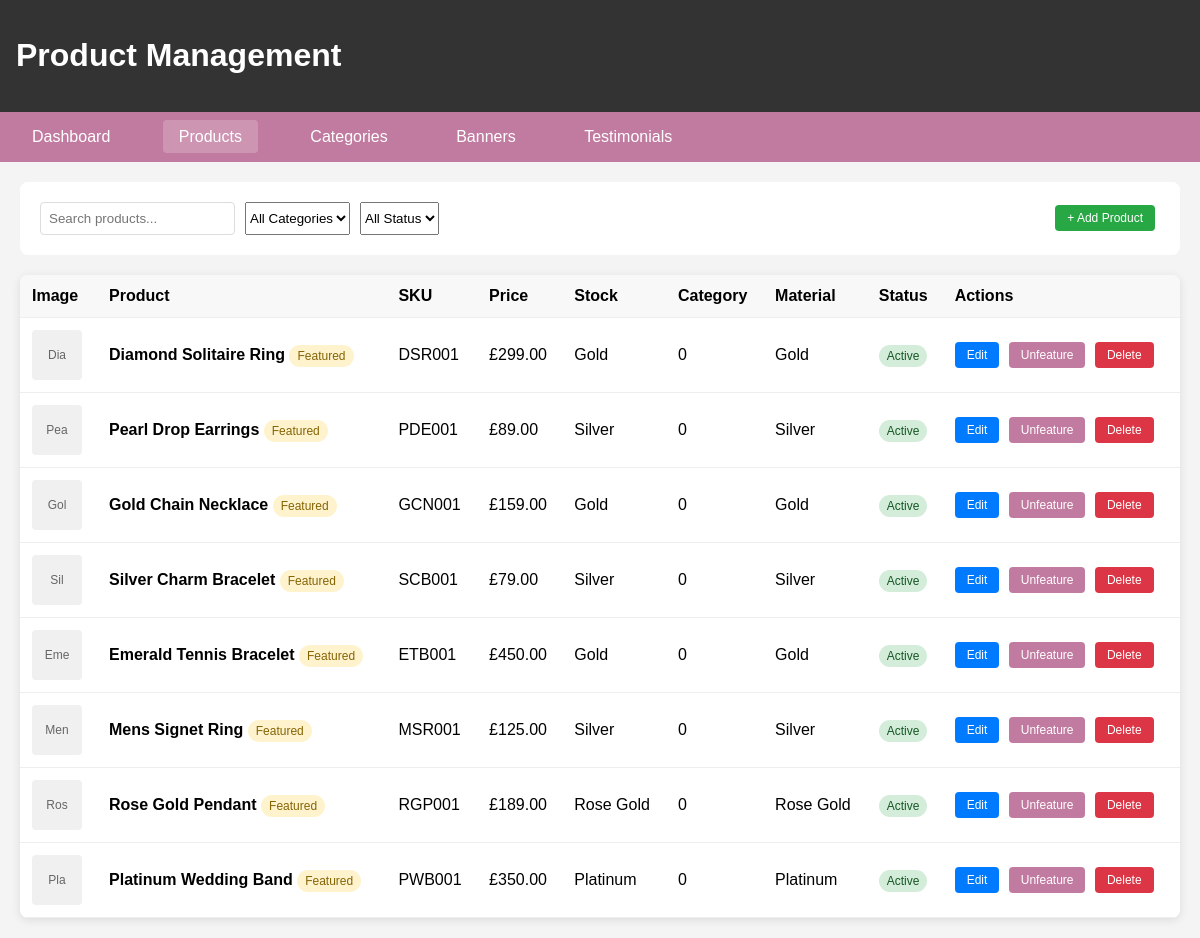
Page /admin/products.php (signed in) on the committed database.
### tables this page shows
CREATE TABLE IF NOT EXISTS products (
    id INT PRIMARY KEY AUTO_INCREMENT,
    name VARCHAR(255) NOT NULL,
    slug VARCHAR(255) UNIQUE NOT NULL,
    description TEXT,
    short_description VARCHAR(500),
    sku VARCHAR(100) UNIQUE NOT NULL,
    price DECIMAL(10,2) NOT NULL,
    sale_price DECIMAL(10,2) NULL,
    stock_quantity INT DEFAULT 0,
    weight DECIMAL(8,2),
    dimensions VARCHAR(100),
    material VARCHAR(100),
    stone_type VARCHAR(100),
    category VARCHAR(100),
    gender ENUM('men', 'women', 'unisex') DEFAULT 'unisex',
    is_featured BOOLEAN DEFAULT FALSE,
    is_active BOOLEAN DEFAULT TRUE,
    meta_title VARCHAR(255),
    meta_description VARCHAR(500),
    created_at TIMESTAMP DEFAULT CURRENT_TIMESTAMP,
    updated_at TIMESTAMP DEFAULT CURRENT_TIMESTAMP ON UPDATE CURRENT_TIMESTAMP
);

### admin/products.php (the view, shortened to what this page needs)
<?php
require_once '../config/database.php';
$stmt = $pdo->query("SELECT * FROM products ORDER BY created_at DESC");
$products = $stmt->fetchAll();
?>
<!DOCTYPE html>
<html lang="en">
<head>
</head>
<body>
    <header class="admin-header">
        <h1>Product Management</h1>
    </header>
    <nav class="admin-nav">
        <a href="index.php">Dashboard</a>
        <a href="products.php" class="active">Products</a>
        <a href="categories.php">Categories</a>
        <a href="banners.php">Banners</a>
        <a href="testimonials.php">Testimonials</a>
    </nav>
    <div class="controls">
        <div class="search-box">
            <input type="text" placeholder="Search products..." id="search-input">
            <select id="category-filter">
                <option value="">All Categories</option>
            </select>
            <select id="status-filter">
                <option value="">All Status</option>
            </select>
        </div>
        <button class="btn btn-success" onclick="openAddModal()">+ Add Product</button>
    </div>
    <div class="products-table">
        <table>
            <thead>
                <tr>
                    <th>Image</th>
                    <th>Product</th>
                    <th>SKU</th>
                    <th>Price</th>
                    <th>Stock</th>
                    <th>Category</th>
                    <th>Material</th>
                    <th>Status</th>
                    <th>Actions</th>
                </tr>
            </thead>
            <tbody>
                <?php foreach ($products as $product): ?>
                <tr>
                    <td>
                        <div class="product-image"><?php echo substr($product['name'], 0, 3); ?></div>
                    </td>
                    <td>
                        <strong><?php echo htmlspecialchars($product['name']); ?></strong>
                        <?php if ($product['is_featured']): ?>
                            <span class="status-badge featured-badge">Featured</span>
                        <?php endif; ?>
                    </td>
                    <td><?php echo htmlspecialchars($product['sku']); ?></td>
                    <td>£<?php echo number_format($product['price'], 2); ?></td>
                    <td><?php echo htmlspecialchars($product['material'] ?? 'N/A'); ?></td>
                    <td><?php echo $product['stock_quantity']; ?></td>
                    <td><?php echo htmlspecialchars($product['material']); ?></td>
                    <td>
                        <span class="status-badge <?php echo $product['is_active'] ? 'status-active' : 'status-inactive'; ?>">
                            <?php echo $product['is_active'] ? 'Active' : 'Inactive'; ?>
                        </span>
                    </td>
                    <td>
                        <button class="btn btn-primary" onclick="editProduct(<?php echo $product['id']; ?>)">Edit</button>
                        <button class="btn" onclick="toggleFeatured(<?php echo $product['id']; ?>)">
                            <?php echo $product['is_featured'] ? 'Unfeature' : 'Feature'; ?>
                        </button>
                        <button class="btn btn-danger" onclick="deleteProduct(<?php echo $product['id']; ?>)">Delete</button>
                    </td>
                </tr>
                <?php endforeach; ?>
            </tbody>
        </table>
    </div>
</body>
</html>

### admin/products.php (style rules this page uses)
body { font-family: Arial, sans-serif; margin: 0; padding: 20px; background: #f4f4f4; }
.admin-header { background: #333; color: white; padding: 1rem; margin: -20px -20px 20px; }
.admin-nav { background: #C27BA0; padding: 1rem; margin: -20px -20px 20px; }
.admin-nav a { color: white; text-decoration: none; margin-right: 2rem; padding: 0.5rem 1rem; border-radius: 4px; }
.admin-nav a:hover, .admin-nav a.active { background: rgba(255,255,255,0.2); }
.controls { background: white; padding: 20px; border-radius: 8px; margin-bottom: 20px; display: flex; justify-content: space-between; align-items: center; }
.search-box { display: flex; gap: 10px; }
.search-box input { padding: 8px; border: 1px solid #ddd; border-radius: 4px; }
.products-table { background: white; border-radius: 8px; overflow: hidden; box-shadow: 0 2px 10px rgba(0,0,0,0.1); }
table { width: 100%; border-collapse: collapse; }
th, td { padding: 12px; text-align: left; border-bottom: 1px solid #eee; }
th { background: #f8f8f8; font-weight: 600; }
.product-image { width: 50px; height: 50px; background: #f0f0f0; border-radius: 4px; display: flex; align-items: center; justify-content: center; font-size: 12px; color: #666; }
.status-badge { padding: 4px 8px; border-radius: 12px; font-size: 12px; font-weight: 500; }
.status-active { background: #d4edda; color: #155724; }
.featured-badge { background: #fff3cd; color: #856404; }
.btn { padding: 6px 12px; background: #C27BA0; color: white; border: none; border-radius: 4px; cursor: pointer; text-decoration: none; display: inline-block; font-size: 12px; margin-right: 5px; }
.btn-primary { background: #007bff; }
.btn-danger { background: #dc3545; }
.btn-success { background: #28a745; }

### rows in the picture
products: name "Dia", name "Diamond Solitaire Ring", is_featured "Featured", sku "DSR001", price "299.00", material "Gold", stock_quantity "0", is_active "Active"
products: name "Pea", name "Pearl Drop Earrings", is_featured "Featured", sku "PDE001", price "89.00", material "Silver", stock_quantity "0", is_active "Active"
products: name "Gol", name "Gold Chain Necklace", is_featured "Featured", sku "GCN001", price "159.00", material "Gold", stock_quantity "0", is_active "Active"
products: name "Sil", name "Silver Charm Bracelet", is_featured "Featured", sku "SCB001", price "79.00", material "Silver", stock_quantity "0", is_active "Active"
products: name "Eme", name "Emerald Tennis Bracelet", is_featured "Featured", sku "ETB001", price "450.00", material "Gold", stock_quantity "0", is_active "Active"
products: name "Men", name "Mens Signet Ring", is_featured "Featured", sku "MSR001", price "125.00", material "Silver", stock_quantity "0", is_active "Active"
products: name "Ros", name "Rose Gold Pendant", is_featured "Featured", sku "RGP001", price "189.00", material "Rose Gold", stock_quantity "0", is_active "Active"
products: name "Pla", name "Platinum Wedding Band", is_featured "Featured", sku "PWB001", price "350.00", material "Platinum", stock_quantity "0", is_active "Active"
